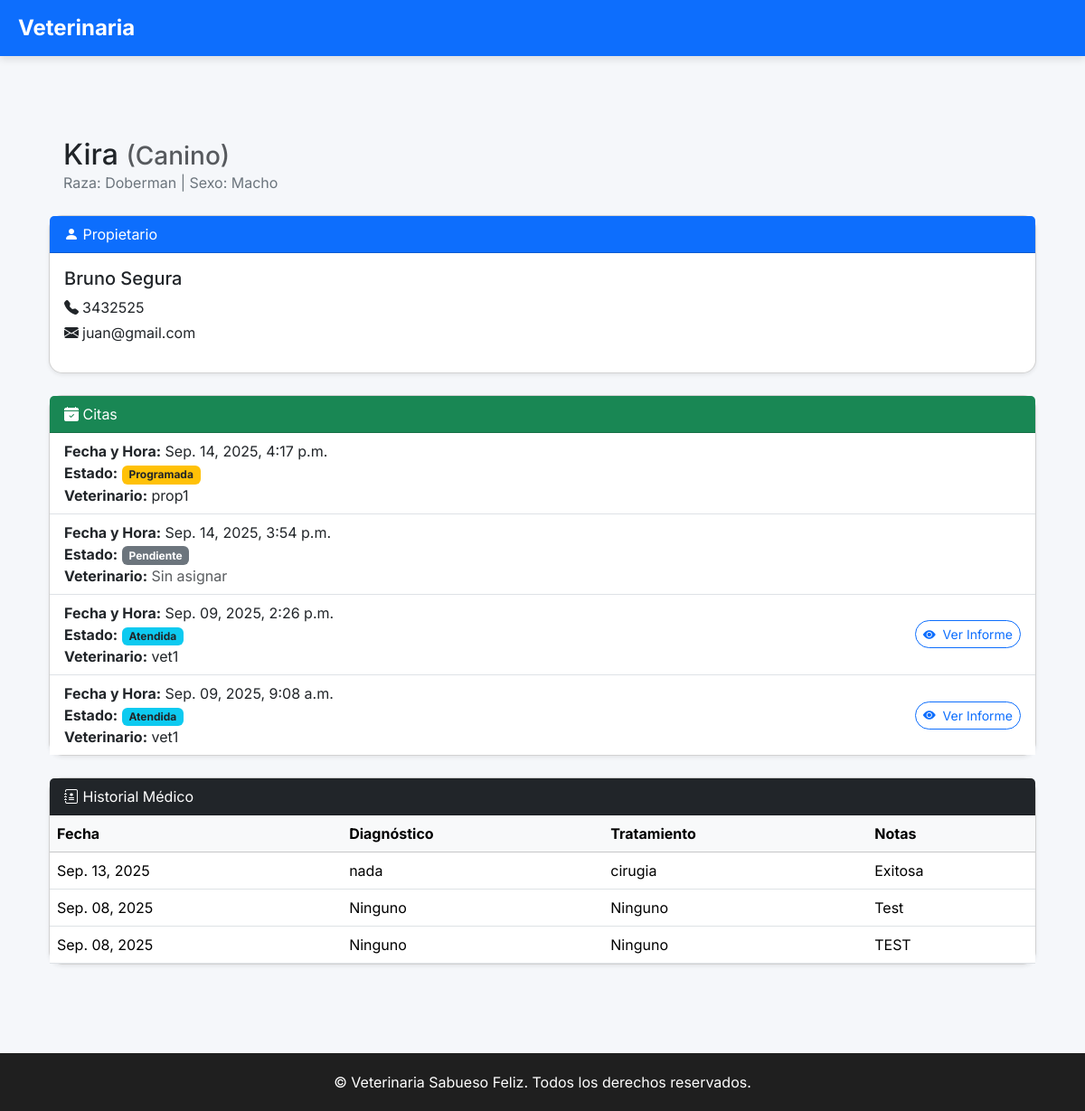
Screenshot of /detalle_mascota/1/ with the database file from the repository.
### Core/models.py (models this page shows, shortened)
class Paciente(models.Model):
    nombre = models.CharField(max_length=100)
    especie = models.CharField(max_length=50)
    raza = models.CharField(max_length=50, blank=True)
    sexo = models.CharField(max_length=10)
    fecha_nacimiento = models.DateField()
    propietario = models.ForeignKey(Propietario, on_delete=models.CASCADE)
    vacunas = models.TextField(blank=True)
    alergias = models.TextField(blank=True)
    foto = models.ImageField(upload_to="pacientes/", blank=True, null=True)

class Propietario(models.Model):
    user = models.OneToOneField(User, on_delete=models.CASCADE)
    telefono = models.CharField(max_length=20, blank=True)
    direccion = models.CharField(max_length=200, blank=True)
    ciudad = models.CharField(max_length=100, blank=True)
    notas = models.TextField(blank=True)

class User(AbstractUser):
    ROLES = (
        ("ADMIN", "Administrador"),
        ("VET", "Veterinario"),
        ("ADMIN_OP", "Administrativo"),
        ("OWNER", "Propietario"),
    )
    rol = models.CharField(max_length=20, choices=ROLES)
    telefono = models.CharField(max_length=20, blank=True)
    direccion = models.CharField(max_length=200, blank=True)
    activo = models.BooleanField(default=True)
    avatar = models.ImageField(upload_to="avatars/", blank=True, null=True)
    especialidad = models.CharField(max_length=100, blank=True)  # para veterinarios

class Cita(models.Model):
    ESTADOS = (
        ("programada", "Programada"),
        ("atendida", "Atendida"),
        ("cancelada", "Cancelada"),
    )
    TIPOS = (
        ("consulta", "Consulta"),
        ("vacunacion", "Vacunación"),
        ("cirugia", "Cirugía"),
    )
    paciente = models.ForeignKey(Paciente, on_delete=models.CASCADE)
    veterinario = models.ForeignKey(User, limit_choices_to={"rol": "VET"}, on_delete=models.SET_NULL, null=True)
    fecha_hora = models.DateTimeField()
    duracion = models.IntegerField(default=30)  # duración en minutos
    tipo = models.CharField(max_length=50, choices=TIPOS, default="consulta")
    estado = models.CharField(max_length=20, choices=ESTADOS, default="programada")
    notas = models.TextField(blank=True)

class HistorialMedico(models.Model):
    paciente = models.ForeignKey(Paciente, on_delete=models.CASCADE)
    veterinario = models.ForeignKey(User, limit_choices_to={"rol": "VET"}, on_delete=models.SET_NULL, null=True)
    fecha = models.DateTimeField(auto_now_add=True)
    diagnostico = models.TextField()
    tratamiento = models.TextField()
    notas = models.TextField(blank=True)
    peso = models.DecimalField(max_digits=5, decimal_places=2, blank=True, null=True)
    temperatura = models.DecimalField(max_digits=4, decimal_places=1, blank=True, null=True)
    examenes = models.TextField(blank=True)
    imagenes = models.ImageField(upload_to="historial_medico/", blank=True, null=True)
    proximo_control = models.DateField(blank=True, null=True)

### Core/views.py (the view)
# urls.py: path('mascota/<int:paciente_id>/', views.detalle_mascota, name='detalle_mascota'),
def detalle_mascota(request, paciente_id):
    paciente = get_object_or_404(Paciente, id=paciente_id)
    citas = Cita.objects.filter(paciente=paciente).order_by('-fecha_hora')
    historiales = HistorialMedico.objects.filter(paciente=paciente).order_by('-fecha')
    context = {
        'paciente': paciente,
        'citas': citas,
        'historiales': historiales,
    }
    return render(request, 'core/detalle_mascota_admin.html', context)

### Core/templates/core/detalle_mascota_admin.html (shortened to what this page needs)
{% extends "core/base.html" %}
{% block content %}
<div class="container py-5">
    <div class="d-flex align-items-center mb-4">
        <div>
            <h2 class="mb-0">{{ paciente.nombre }} <small class="text-muted">({{ paciente.especie }})</small></h2>
            <p class="text-secondary mb-0">Raza: {{ paciente.raza }} | Sexo: {{ paciente.sexo }}</p>
        </div>
    </div>
    <div class="card mb-4 shadow-sm">
        <div class="card-header bg-primary text-white">
            <i class="bi bi-person-fill"></i> Propietario
        </div>
        <div class="card-body">
            {% if paciente.propietario %}
                <h5>{{ paciente.propietario.user.get_full_name }}</h5>
                <p class="mb-1"><i class="bi bi-telephone-fill me-1"></i>{{ paciente.propietario.telefono }}</p>
                <p><i class="bi bi-envelope-fill me-1"></i>{{ paciente.propietario.user.email }}</p>
            {% else %}
                <p class="text-muted">Sin propietario registrado</p>
            {% endif %}
        </div>
    </div>
    <div class="card mb-4 shadow-sm">
        <div class="card-header bg-success text-white">
            <i class="bi bi-calendar-check-fill"></i> Citas
        </div>
        <div class="card-body p-0">
            {% if citas %}
            <ul class="list-group list-group-flush">
                {% for cita in citas %}
                <li class="list-group-item d-flex justify-content-between align-items-center flex-column flex-md-row">
                    <div>
                        <strong>Fecha y Hora:</strong> {{ cita.fecha_hora|date:"M. d, Y, g:i a" }} <br>
                        <strong>Estado:</strong>
                        {% if cita.estado == "atendida" %}
                            <span class="badge bg-info text-dark">{{ cita.estado|capfirst }}</span>
                        {% elif cita.estado == "programada" %}
                            <span class="badge bg-warning text-dark">{{ cita.estado|capfirst }}</span>
                        {% else %}
                            <span class="badge bg-secondary">{{ cita.estado|capfirst }}</span>
                        {% endif %}
                        <br>
                        <strong>Veterinario:</strong>
                        {% if cita.veterinario %}
                            {{ cita.veterinario.username }}
                        {% else %}
                            <span class="text-muted">Sin asignar</span>
                        {% endif %}
                    </div>
                    {% if cita.estado == "atendida" %}
                        <a href="{% url 'detalle_cita' cita.id %}" class="btn btn-sm btn-outline-primary mt-2 mt-md-0">
                            <i class="bi bi-eye-fill me-1"></i> Ver Informe
                        </a>
                    {% endif %}
                </li>
                {% endfor %}
            </ul>
            {% else %}
                <div class="p-3 text-center text-muted">No hay citas registradas</div>
            {% endif %}
        </div>
    </div>
    <div class="card shadow-sm">
        <div class="card-header bg-dark text-white">
            <i class="bi bi-journal-medical"></i> Historial Médico
        </div>
        <div class="card-body p-0">
            {% if historiales %}
            <div class="table-responsive">
                <table class="table table-hover mb-0">
                    <thead class="table-light">
                        <tr>
                            <th>Fecha</th>
                            <th>Diagnóstico</th>
                            <th>Tratamiento</th>
                            <th>Notas</th>
                        </tr>
                    </thead>
                    <tbody>
                        {% for hist in historiales %}
                        <tr>
                            <td>{{ hist.fecha|date:"M. d, Y" }}</td>
                            <td>{{ hist.diagnostico }}</td>
                            <td>{{ hist.tratamiento }}</td>
                            <td>{% if hist.notas %}{{ hist.notas }}{% else %}-{% endif %}</td>
                        </tr>
                        {% endfor %}
                    </tbody>
                </table>
            </div>
            {% else %}
                <div class="p-3 text-center text-muted">No hay historial médico registrado</div>
            {% endif %}
        </div>
    </div>
</div>
{% endblock %}

### Core/templates/core/base.html (style rules this page uses)
body { font-family: 'Inter', sans-serif; padding-top: 80px; background-color: #f5f7fa; }
a.btn, .btn { border-radius: 50px; }
.card { border-radius: 15px; }

### rows the page displays
Paciente: nombre "Kira", especie "Canino", raza "Doberman", sexo "Macho", propietario.user.get_full_name "Bruno Segura", propietario.telefono "3432525", propietario.user.email "juan@gmail.com"
Cita: fecha_hora "Sep. 14, 2025, 4:17 p.m.", estado "Programada", veterinario.username "prop1"
Cita: fecha_hora "Sep. 14, 2025, 3:54 p.m.", estado "Pendiente", shows "Sin asignar"
Cita: fecha_hora "Sep. 09, 2025, 2:26 p.m.", estado "Atendida", veterinario.username "vet1", shows "Ver Informe"
Cita: fecha_hora "Sep. 09, 2025, 9:08 a.m.", estado "Atendida", veterinario.username "vet1", shows "Ver Informe"
HistorialMedico: fecha "Sep. 13, 2025", diagnostico "nada", tratamiento "cirugia", notas "Exitosa"
HistorialMedico: fecha "Sep. 08, 2025", diagnostico "Ninguno", tratamiento "Ninguno", notas "Test"
HistorialMedico: fecha "Sep. 08, 2025", diagnostico "Ninguno", tratamiento "Ninguno", notas "TEST"
